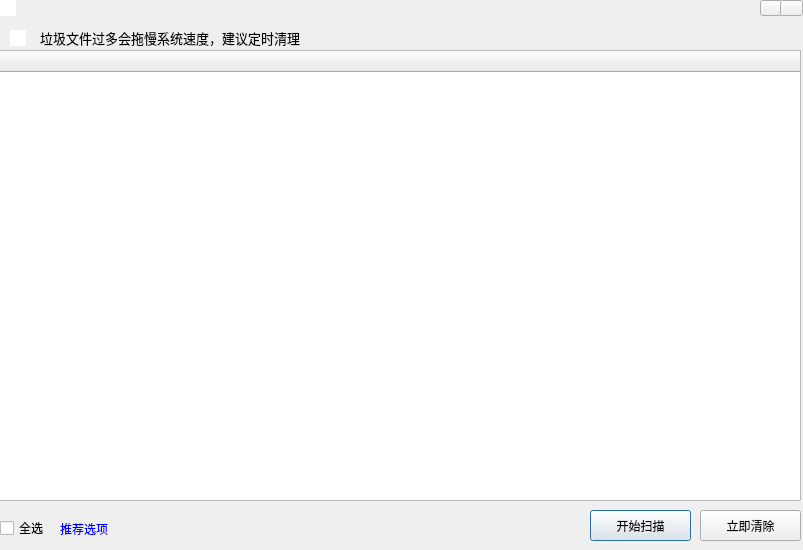
<?xml version="1.0" encoding="UTF-8"?>
<ui version="4.0">
 <class>Dialog</class>
 <widget class="QDialog" name="Dialog">
  <property name="geometry">
   <rect>
    <x>0</x>
    <y>0</y>
    <width>803</width>
    <height>550</height>
   </rect>
  </property>
  <property name="font">
   <font>
    <family>微软雅黑</family>
   </font>
  </property>
  <property name="windowTitle">
   <string>Dialog</string>
  </property>
  <property name="windowIcon">
   <iconset>
    <normaloff>../SaftUI/Resources/min_button/plugin_706.png</normaloff>../SaftUI/Resources/min_button/plugin_706.png</iconset>
  </property>
  <widget class="TrashCleanTitleBar" name="widget" native="true">
   <property name="geometry">
    <rect>
     <x>0</x>
     <y>0</y>
     <width>811</width>
     <height>21</height>
    </rect>
   </property>
   <property name="autoFillBackground">
    <bool>true</bool>
   </property>
   <widget class="QGraphicsView" name="graphicsView">
    <property name="geometry">
     <rect>
      <x>0</x>
      <y>0</y>
      <width>16</width>
      <height>16</height>
     </rect>
    </property>
    <property name="styleSheet">
     <string notr="true">background-image: url(:/back_group/Resources/min_button/catalog_8.png);</string>
    </property>
    <property name="frameShape">
     <enum>QFrame::NoFrame</enum>
    </property>
   </widget>
   <widget class="QToolButton" name="toolButton_Min_2">
    <property name="geometry">
     <rect>
      <x>760</x>
      <y>0</y>
      <width>23</width>
      <height>16</height>
     </rect>
    </property>
    <property name="autoFillBackground">
     <bool>false</bool>
    </property>
    <property name="styleSheet">
     <string notr="true">border-image: url(:/back_group/Resources/min_button/minback.png);</string>
    </property>
    <property name="text">
     <string/>
    </property>
    <property name="icon">
     <iconset>
      <normaloff>../SaftUI/Resources/min_button/minb1.png</normaloff>../SaftUI/Resources/min_button/minb1.png</iconset>
    </property>
    <property name="popupMode">
     <enum>QToolButton::DelayedPopup</enum>
    </property>
    <property name="toolButtonStyle">
     <enum>Qt::ToolButtonFollowStyle</enum>
    </property>
    <property name="arrowType">
     <enum>Qt::NoArrow</enum>
    </property>
   </widget>
   <widget class="QToolButton" name="toolButton_Close_2">
    <property name="geometry">
     <rect>
      <x>780</x>
      <y>0</y>
      <width>23</width>
      <height>16</height>
     </rect>
    </property>
    <property name="autoFillBackground">
     <bool>false</bool>
    </property>
    <property name="styleSheet">
     <string notr="true">border-image: url(:/back_group/Resources/min_button/minback.png);</string>
    </property>
    <property name="text">
     <string/>
    </property>
    <property name="icon">
     <iconset>
      <normaloff>../SaftUI/Resources/min_button/close.png</normaloff>../SaftUI/Resources/min_button/close.png</iconset>
    </property>
    <property name="popupMode">
     <enum>QToolButton::DelayedPopup</enum>
    </property>
    <property name="toolButtonStyle">
     <enum>Qt::ToolButtonFollowStyle</enum>
    </property>
    <property name="arrowType">
     <enum>Qt::NoArrow</enum>
    </property>
   </widget>
  </widget>
  <widget class="QToolButton" name="toolButton_Close">
   <property name="geometry">
    <rect>
     <x>1130</x>
     <y>210</y>
     <width>23</width>
     <height>16</height>
    </rect>
   </property>
   <property name="autoFillBackground">
    <bool>false</bool>
   </property>
   <property name="styleSheet">
    <string notr="true">border-image: url(:/back_group/Resources/min_button/minback.png);</string>
   </property>
   <property name="text">
    <string/>
   </property>
   <property name="icon">
    <iconset>
     <normaloff>../SaftUI/Resources/min_button/close.png</normaloff>../SaftUI/Resources/min_button/close.png</iconset>
   </property>
   <property name="popupMode">
    <enum>QToolButton::DelayedPopup</enum>
   </property>
   <property name="toolButtonStyle">
    <enum>Qt::ToolButtonFollowStyle</enum>
   </property>
   <property name="arrowType">
    <enum>Qt::NoArrow</enum>
   </property>
  </widget>
  <widget class="QToolButton" name="toolButton_Min">
   <property name="geometry">
    <rect>
     <x>1110</x>
     <y>210</y>
     <width>23</width>
     <height>16</height>
    </rect>
   </property>
   <property name="autoFillBackground">
    <bool>false</bool>
   </property>
   <property name="styleSheet">
    <string notr="true">border-image: url(:/back_group/Resources/min_button/minback.png);</string>
   </property>
   <property name="text">
    <string/>
   </property>
   <property name="icon">
    <iconset>
     <normaloff>../SaftUI/Resources/min_button/minb1.png</normaloff>../SaftUI/Resources/min_button/minb1.png</iconset>
   </property>
   <property name="popupMode">
    <enum>QToolButton::DelayedPopup</enum>
   </property>
   <property name="toolButtonStyle">
    <enum>Qt::ToolButtonFollowStyle</enum>
   </property>
   <property name="arrowType">
    <enum>Qt::NoArrow</enum>
   </property>
  </widget>
  <widget class="QPushButton" name="pushButton_Scan">
   <property name="geometry">
    <rect>
     <x>590</x>
     <y>510</y>
     <width>101</width>
     <height>31</height>
    </rect>
   </property>
   <property name="font">
    <font>
     <family>微软雅黑</family>
    </font>
   </property>
   <property name="text">
    <string>开始扫描</string>
   </property>
  </widget>
  <widget class="QPushButton" name="pushButton_Clean">
   <property name="geometry">
    <rect>
     <x>700</x>
     <y>510</y>
     <width>101</width>
     <height>31</height>
    </rect>
   </property>
   <property name="font">
    <font>
     <family>微软雅黑</family>
    </font>
   </property>
   <property name="text">
    <string>立即清除</string>
   </property>
  </widget>
  <widget class="QLabel" name="label_notes">
   <property name="geometry">
    <rect>
     <x>40</x>
     <y>30</y>
     <width>751</width>
     <height>16</height>
    </rect>
   </property>
   <property name="font">
    <font>
     <pointsize>10</pointsize>
    </font>
   </property>
   <property name="text">
    <string>垃圾文件过多会拖慢系统速度，建议定时清理</string>
   </property>
  </widget>
  <widget class="QTreeWidget" name="treeWidget_trash">
   <property name="geometry">
    <rect>
     <x>-10</x>
     <y>50</y>
     <width>811</width>
     <height>451</height>
    </rect>
   </property>
   <property name="frameShape">
    <enum>QFrame::StyledPanel</enum>
   </property>
   <property name="textElideMode">
    <enum>Qt::ElideRight</enum>
   </property>
   <property name="horizontalScrollMode">
    <enum>QAbstractItemView::ScrollPerItem</enum>
   </property>
   <column>
    <property name="text">
     <string notr="true">1</string>
    </property>
   </column>
  </widget>
  <widget class="QCheckBox" name="checkBox_All">
   <property name="geometry">
    <rect>
     <x>0</x>
     <y>520</y>
     <width>51</width>
     <height>16</height>
    </rect>
   </property>
   <property name="text">
    <string>全选</string>
   </property>
  </widget>
  <widget class="QLabel" name="label_2">
   <property name="geometry">
    <rect>
     <x>60</x>
     <y>520</y>
     <width>54</width>
     <height>16</height>
    </rect>
   </property>
   <property name="text">
    <string>&lt;a href=&quot;www.baidu.com&quot;&gt;推荐选项&lt;/a&gt;</string>
   </property>
  </widget>
  <widget class="QGraphicsView" name="graphicsView_2">
   <property name="geometry">
    <rect>
     <x>10</x>
     <y>30</y>
     <width>16</width>
     <height>16</height>
    </rect>
   </property>
   <property name="styleSheet">
    <string notr="true">background-image: url(:/back_group/Resources/min_button/cloudsearch_error_tips.png);
border-image: url(:/back_group/Resources/min_button/cloudsearch_error_tips.png);</string>
   </property>
   <property name="frameShape">
    <enum>QFrame::NoFrame</enum>
   </property>
  </widget>
  <widget class="QLabel" name="label_Trash_gif">
   <property name="geometry">
    <rect>
     <x>10</x>
     <y>30</y>
     <width>16</width>
     <height>16</height>
    </rect>
   </property>
   <property name="text">
    <string/>
   </property>
  </widget>
 </widget>
 <customwidgets>
  <customwidget>
   <class>TrashCleanTitleBar</class>
   <extends>QWidget</extends>
   <header>trashcleantitlebar.h</header>
   <container>1</container>
  </customwidget>
 </customwidgets>
 <resources>
  <include location="../SaftUI/saftui.qrc"/>
 </resources>
 <connections/>
</ui>
